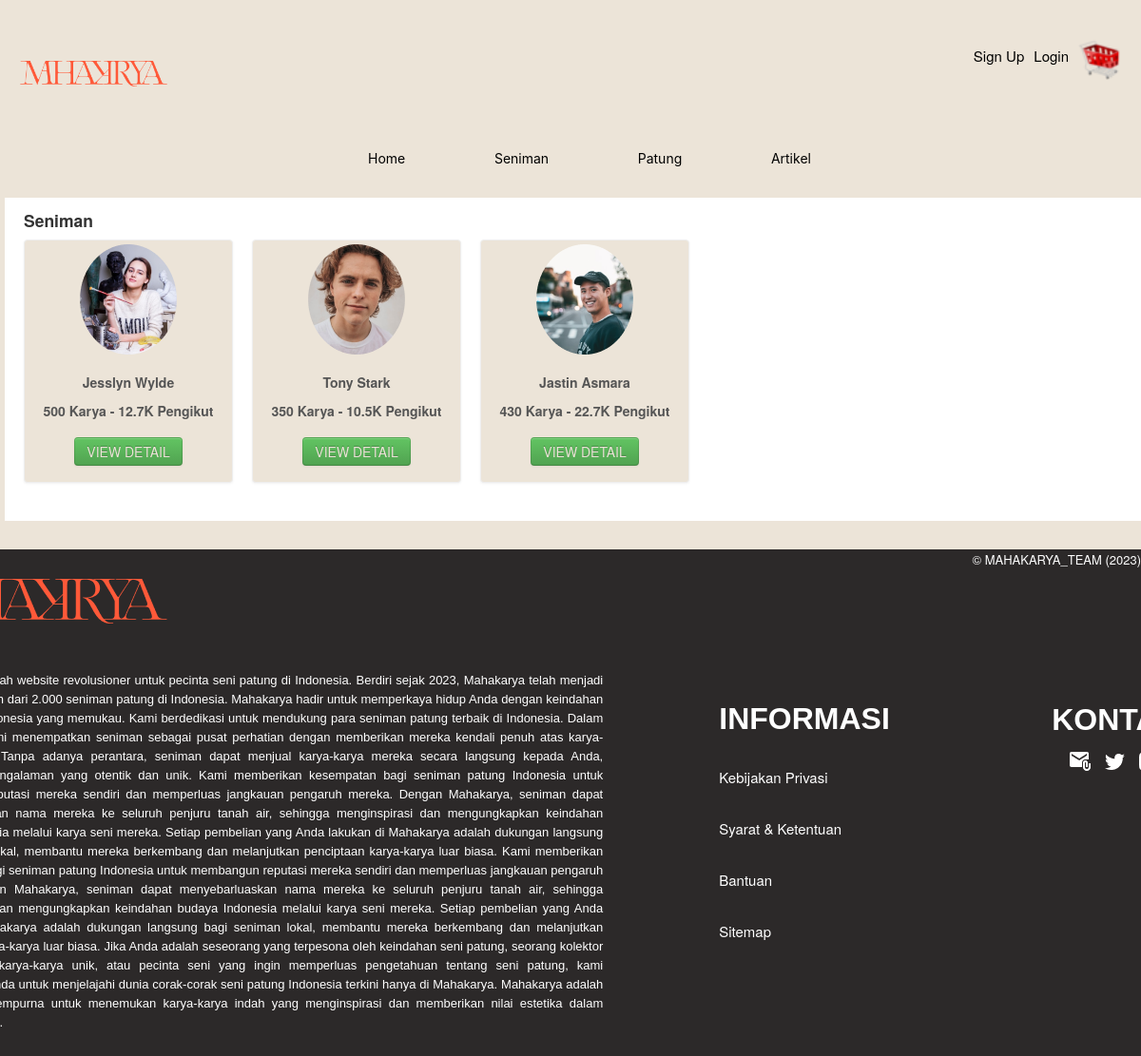
Screenshot of /index.php/featured_product with the database file from the repository.
### tables this page shows
CREATE TABLE `produk` (
  `id_produk` int(11) NOT NULL,
  `nama` varchar(50) NOT NULL,
  `id_kategori` int(11) NOT NULL,
  `foto` blob NOT NULL,
  `merek` varchar(30) NOT NULL,
  `spesifikasi` text NOT NULL,
  `harga` int(10) NOT NULL,
  `harga_baru` int(10) NOT NULL,
  `stok` int(5) NOT NULL,
  `status` varchar(5) NOT NULL
);

### application/controllers/featured_product.php (called while the page is built, shortened)
<?php
	class featured_product extends CI_Controller{
		  public $table_sumber;
			public function __construct(){
			$this->load->model('product_m');
			$this->table_sumber = 'produk';
		}
		public function index(){
      $this->load->view('link/header');
			$data['datanya'] = $this->product_m->listSeniman($this->table_sumber);
			$this->load->view('product/featuredproduct_v',$data);
      $this->load->view('link/footer');
		}
	}
?>

### index.php (called while the page is built, shortened)
<?php
require_once BASEPATH.'core/CodeIgniter.php';

### application/models/product_m.php (called while the page is built, shortened)
<?php
    class product_m extends CI_model{
        function listSeniman(){
          $q="SELECT p.*, k.kategori as KategoriName FROM produk as p inner join kategori as k on p.id_kategori=k.id_kategori WHERE k.id_kategori = 8 LIMIT 6";
          return $this->db->query($q);
        }
    }
?>

### application/views/product/featuredproduct_v.php (the view, shortened to what this page needs)
<!DOCTYPE html>
<html lang="en">
  <head>
    <link href="<?php echo base_url();?>/assets/css/bootstrap.min.css" rel="stylesheet">
    <link href="<?php echo base_url();?>/assets/css/base.css" rel="stylesheet">
  </head>
<body>
  <div id="mainBody">
    <div class="container">
  	<div class="row">
  		<div class="span9">
        <ul class="box3 thumbnails">
          <h4>Seniman</h4>
          <?php
          if($this->session->userdata('l')=='user' || $this->session->userdata('l')=='admin'){
               $i=1;
           foreach($datanya->result() as $perdata){
            echo '
              <li class="span3">
                <div class="thumbnail">
                <a><img src="'.base_url('assets/images/product/'.$perdata->foto).'"></a>
                <div class="caption">
                  <h5>'.$perdata->nama.'</h5>
                  <h5>'.$perdata->spesifikasi.'</h5>
                  <h4 class="m0"><a class="btn_center2 btn btn-sm btn-success" href="'.site_url('detail').'?id='.$perdata->id_produk.'">VIEW DETAIL</a></h4>
                </div>
                </div>
              </li>';
              }
            $i++;
        }
        else{
        foreach($datanya->result() as $perdata){
        echo '
          <li class="span3">
            <div class="thumbnail">
            <a><img src="'.base_url('assets/images/product/'.$perdata->foto).'"></a>
            <div class="caption">
              <h5>'.$perdata->nama.'</h5>
              <h5>'.$perdata->spesifikasi.'</h5>
              <h4 class="m0"><a class="btn_center2 btn btn-sm btn-success" href="'.site_url('detail/blmLogin').'?id='.$perdata->id_produk.'">VIEW DETAIL</a></h4>
            </div>
            </div>
          </li>';
        }
        }
        ?>
  	</div>
  	</div>
  </div>
</body>
</html>

### assets/css/base.css (style rules this page uses)
#mainBody { border-top:2px solid #ECE4D8; padding-top: 18px; height:50%;width:100%; }
.thumbnail>a { display:block; text-align:center }
.thumbnail h5,.thumbnail p { text-align:center }
.m0 { margin: 0 !important; }
.box3 { height:40%; width:173%; background-color:white; margin-left:-20%; margin-top:10px; margin-bottom:10px; }
#mainBody h4 { margin-left:20px; margin-top:20px; }
.btn_center2 { margin-left:0; }
.m0 { margin: 0px !important; }
.thumbnail h4 { text-align: center; }

### assets/css/grid.css (style rules this page uses)
h4 { margin-top: 25px; }
.row { margin-bottom: 20px; }

### rows the page displays
produk: foto (picture), nama "Jesslyn Wylde", spesifikasi "500 Karya - 12.7K Pengikut"
produk: foto (picture), nama "Tony Stark", spesifikasi "350 Karya - 10.5K Pengikut"
produk: foto (picture), nama "Jastin Asmara", spesifikasi "430 Karya - 22.7K Pengikut"
